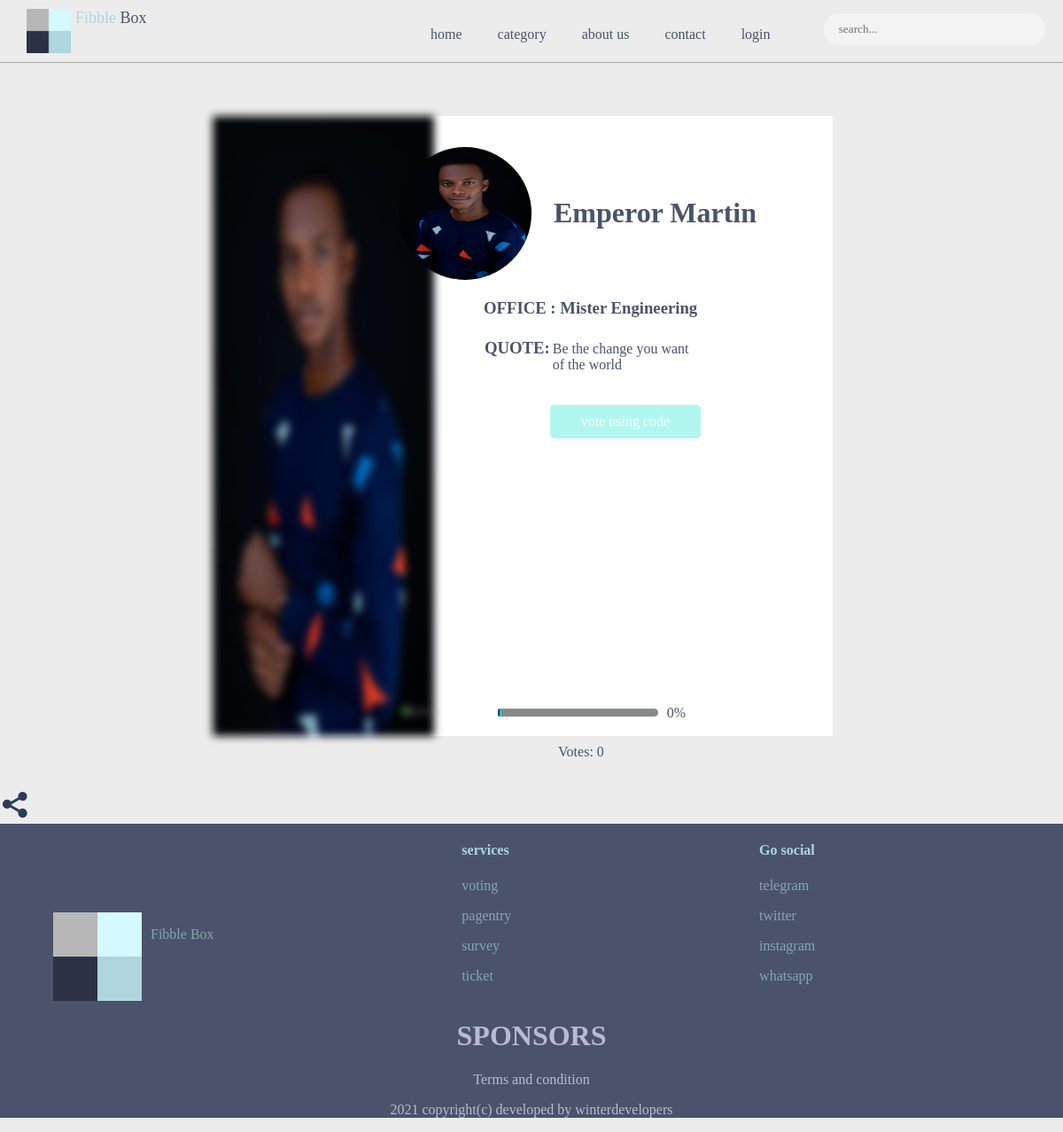
The page /candidate/9/ on the database its author committed.
### fibblebox_app/models.py (models this page shows, shortened)
class Candidate(models.Model):
    event = models.ForeignKey(Event, on_delete=models.CASCADE, related_name='event_candidate')
    office = models.ForeignKey(Office, on_delete=models.CASCADE, related_name='candidate_office', null=True)
    name = models.CharField(max_length=100)
    quote = models.CharField(max_length=250)
    background_image = models.ImageField()
    personal_image = models.ImageField()
    votes = models.IntegerField()
    @property
    def background_image_URL(self):
        try:
            image =   self.background_image.url
        except:
            image = ''
        return image
    @property
    def personal_image_URL(self):
        try:
            image = self.personal_image.url
        except:
            image = ''
        return image
        total_votes = sum([vote  for vote in range(0,self.votes - 1)])
        return total_votes

class Office(models.Model):
    event = models.ForeignKey(Event, on_delete=models.CASCADE, related_name='event_office')
    office_name = models.CharField(max_length=200)
    @property
    def office_total_votes(self):
        votes = self.candidate_office.all()
        office_votes = sum([x.votes for x in votes])
        return office_votes
    def __str__(self):
        return self.office_name

### fibblebox_app/views.py (the view, shortened to what this page needs)
# urls.py: path('candidate/<slug:id>/', candidate, name='candidate'),
def candidate(request, id):
    candidate = get_object_or_404(Candidate, id=id)
    coupon_code = votingCode.objects.all()
    share_string = 'vote me'
    coupon_list = []
    for x in coupon_code:
        coupon_list.append(x.coupon)
    print(coupon_list)
    context = {'candidate':candidate, 'share_string':share_string}
    template_name = 'candidate.html'
    return render(request, template_name, context)

### templates/candidate.html (shortened to what this page needs)
{% extends "base.html" %}
{% load static %}
{% block content %}
<div class="candidate">
    <img src="{{candidate.background_image_URL}}" alt='image'>
    <img class="candidate-img" src="{{candidate.personal_image_URL}}" alt="personal-image">
    <h1>{{candidate.name}}</h1>
    <div>
        <h3 style="margin-bottom: 3px; margin-top: 30px; margin-left: 25px;">OFFICE : {{candidate.office}}</h3>
        <div style="display: flex; flex-direction: row; margin-top: 1px;">
            <h3 style="padding: 1px; margin-left: 25px;">QUOTE: </h3>
            <p class="candidate-quote" style="inline-size: 170px;">{{candidate.quote}}</p>
        </div>
        <div style="position: relative;">
            <div id="candidate-code" class="candidate-code" > vote using code</div>
        </div>
       <div class="candidate-vote">
        </div>
        <div class="candidate-submit">
        </div>
        <div style="position: relative; height: 200px;">
            <div style="position: absolute; top:120%; left: 40%;"> Votes: {{candidate.votes}}</div>
            <div style="position: absolute; top:100%; left: 15%; background-color: rgb(136, 138, 138); height: 5px; width:65%; padding: 2px; border-radius: 5px;" ></div>
            <div style="position: absolute; top:100%; left: 15%;background-image:linear-gradient(to right, rgb(27, 18, 75),rgb(30, 247, 247));
             height:5px; width:{% widthratio candidate.votes candidate.office.office_total_votes 65 %}%; padding:2px; border-radius:5px;" ></div>
            <div style="position: absolute; top:98%; left: 85%;"> {% widthratio candidate.votes candidate.office.office_total_votes 100 %}% </div>
        </div>
    </div>
</div>
<div style="display: flex; flex-direction: row;" >
    <div id="candidate-share" class="candidate-share">
    </div>
</div>
{% endblock %}

### static/css/fibblebox.css (style rules this page uses)
:root { --font-color: #4A536B; --background-color: rgb(236, 236, 236); --background-color-dark: #4A536B; --background-color-form-input: #D4F9FF; }
body { margin: 0px; padding: 0px; color : var(--font-color); font-family: 'Poppins'; background-color: var(--background-color); }
.candidate { margin: 5% 20%; height: 700px; width: 700px; background-color: white; position: relative; }
.candidate > h1 { position: absolute; top: 10%; left: 55%; }
.candidate > img:first-child { width: 250px; height: 700px; filter: blur(5px); -webkit-filter:blur(5px); }
.candidate-img { width:150px; height:150px; border-radius: 50%; position: absolute; top: 5%; left:30%; }
.candidate > div { position: absolute; top:25%; left:40%; padding: 1px; }
.candidate-code { padding: 10px; background-color: rgb(177, 247, 240); width: 150px; color: white; margin-top: 20px; margin-left: 100px; border-radius: 5px; text-align: center; }
.candidate-submit { display: flex; flex-direction: row; background-color: rgb(255, 255, 255); height: 45px; width: 165px; color: white; margin-top: 20px; margin-left: 100px; border-radius: 5px; }
.candidate-vote { display: flex; flex-direction: row; padding: 10px; margin-top: 20px; margin-left: 85px; }
.candidate-quote { inline-size: 200px; margin-top: 23px; padding-left: 2px; }

### static/css/fibblebox_mobile.css (style rules this page uses)
:root { --font-color: #4A536B; --background-color: rgb(236, 236, 236); --background-color-dark: #4A536B; --background-color-form-input: #D4F9FF; }

### rows shown on the page
Candidate: background_image_URL (picture), personal_image_URL (picture), name "Emperor Martin", office "Mister Engineering", quote "Be the change you want of the world", votes "0", votes+office "0"
